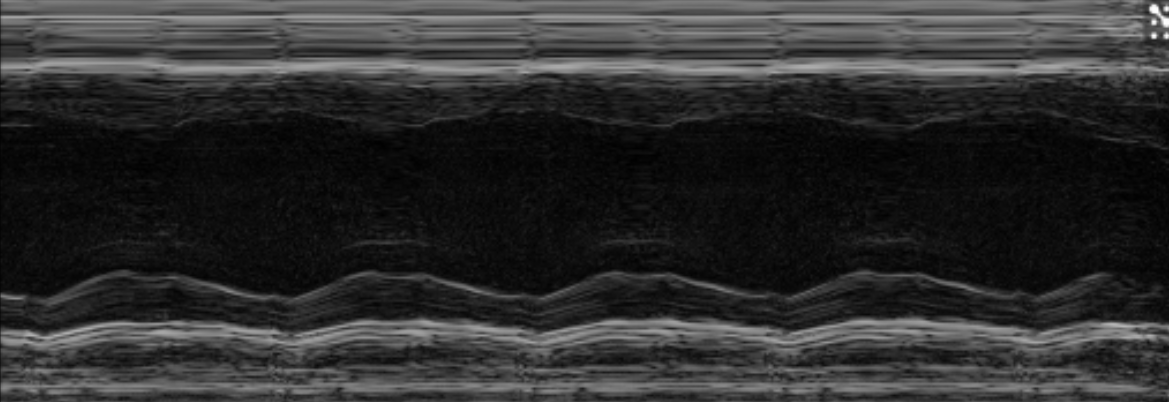
#> input picture screen1.png, 1169 x 402 px
$ python script1.py
#> lines starting #> are read from the running program, lines starting #| are printed output that depends on the picture; after the words box and inside, x2 and y2 are one past the last pixel; in counts of white or black regions, pixels touching at a corner belong together
import cv2 as cv

img = cv.imread(cv.samples.findFile("screen1.png"))
#> img is the input picture: shape (402, 1169, 3); min 0, max 253, mean 46.3
cv.imshow("original",img)

img = cv.cvtColor(img,cv.COLOR_RGB2GRAY)
#> img: shape (402, 1169)
cv.imshow("blancinegre",img)

_, result = cv.threshold(img, 60, 255, cv.THRESH_BINARY) #115 per a detectar (les parets exetriors
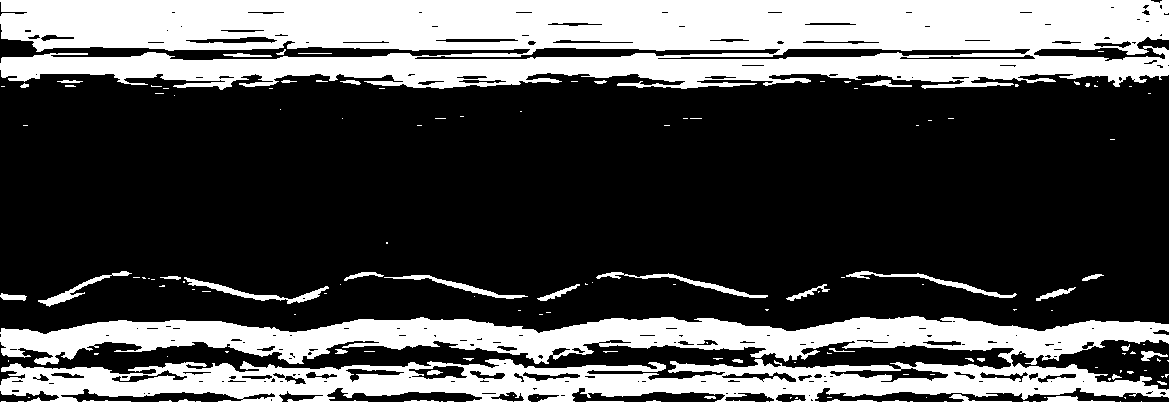
#> result: shape (402, 1169); 31.6% white; 150 white regions (108 under 20 px), largest, box (x1, y1, x2, y2) and area: (0, 0, 1169, 90) 82874, (0, 316, 1169, 402) 59138, (184, 277, 329, 304) 738


cv.imshow("staticThreshold",result)


cv.waitKey(0)

cv.destroyAllWindows()

$ run again, with screen2.png copied over screen1.png
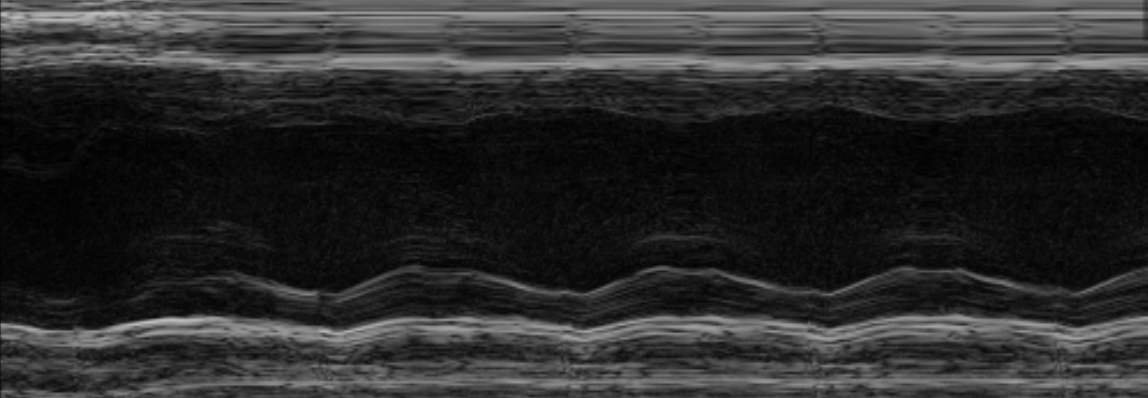
#> input picture screen2.png, 1148 x 398 px
#> img is the input picture: shape (398, 1148, 3); min 0, max 195, mean 44.4
#> img: shape (398, 1148)
#> `_, result = cv.threshold(img, 60, 255, cv.THRESH_BINARY)`:
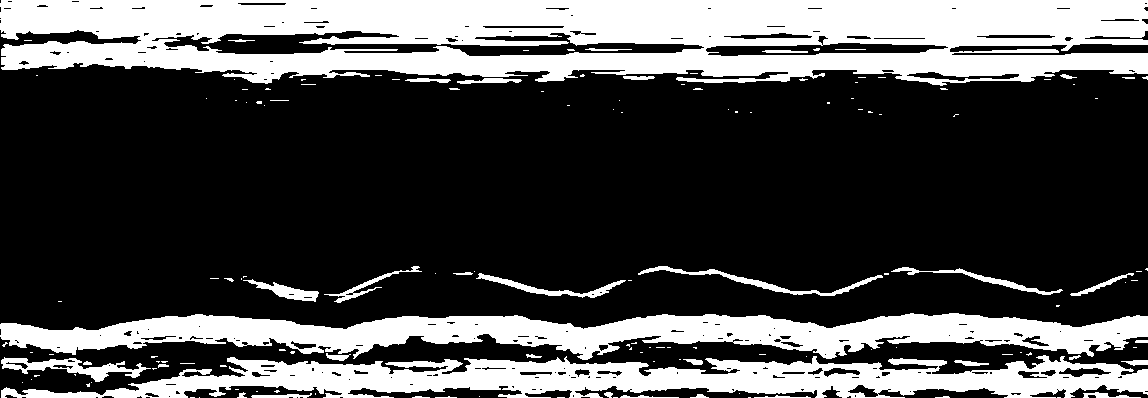
#> result: shape (398, 1148); 29.6% white; 146 white regions (106 under 20 px), largest, box (x1, y1, x2, y2) and area: (0, 0, 1148, 86) 72301, (0, 313, 1148, 360) 28823, (1, 355, 1148, 398) 26320

$ run again, with screen3.png copied over screen1.png
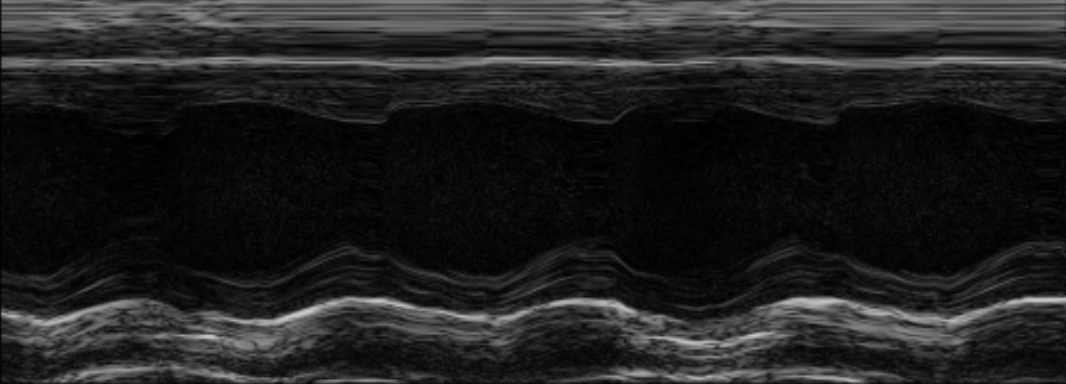
#> input picture screen3.png, 1066 x 384 px
#> img is the input picture: shape (384, 1066, 3); min 0, max 203, mean 32.9
#> img: shape (384, 1066)
#> `_, result = cv.threshold(img, 60, 255, cv.THRESH_BINARY)`:
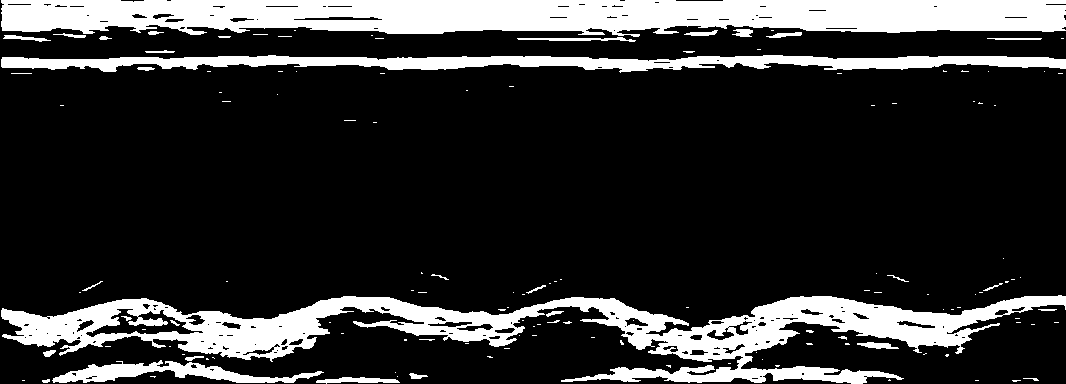
#> result: shape (384, 1066); 19.1% white; 136 white regions (102 under 20 px), largest, box (x1, y1, x2, y2) and area: (1, 0, 1066, 37) 31481, (1, 295, 1066, 384) 31037, (1, 55, 1066, 73) 10515

$ run again, with screen4.png copied over screen1.png
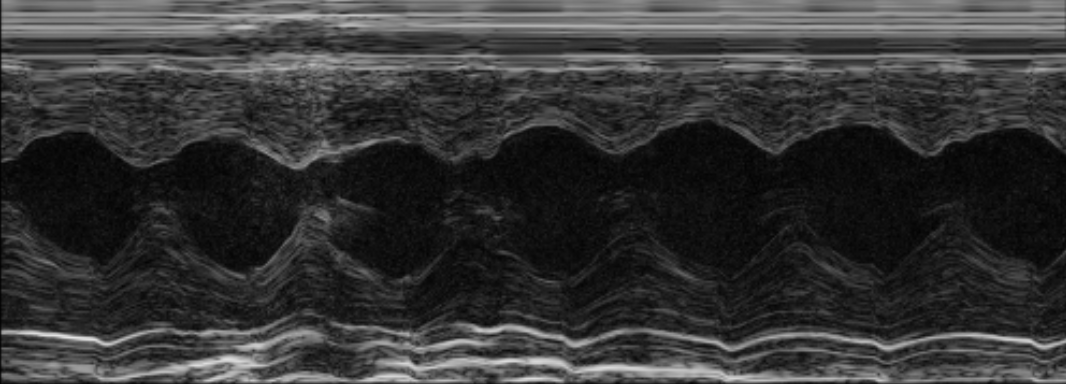
#> input picture screen4.png, 1066 x 384 px
#> img is the input picture: shape (384, 1066, 3); min 1, max 229, mean 53.1
#> img: shape (384, 1066)
#> `_, result = cv.threshold(img, 60, 255, cv.THRESH_BINARY)`:
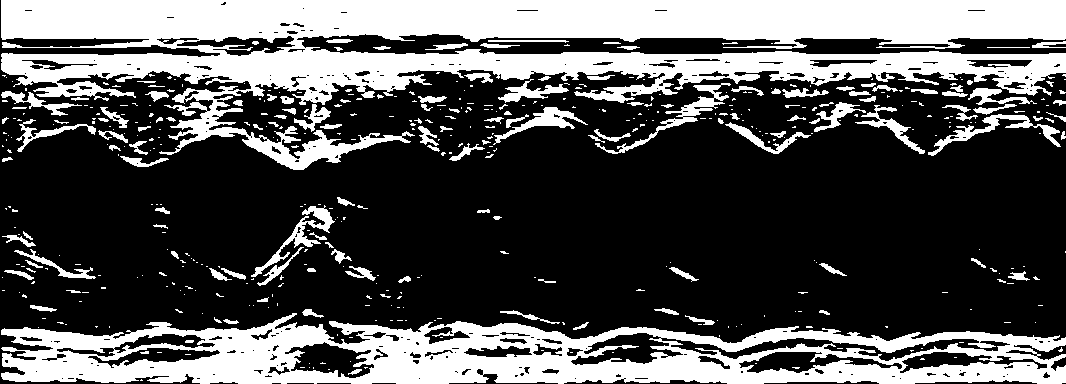
#> result: shape (384, 1066); 32.9% white; 483 white regions (347 under 20 px), largest, box (x1, y1, x2, y2) and area: (1, 0, 1066, 170) 75637, (1, 313, 1066, 384) 40545, (595, 83, 731, 154) 1180
